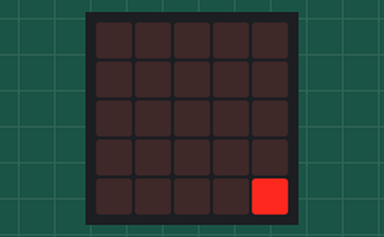
Simulated run of this program. Board: BBC micro:bit (MakeCode). Shown: the board's 5×5 LED display.

Above: at 0.2 s.
At 0.85 s:
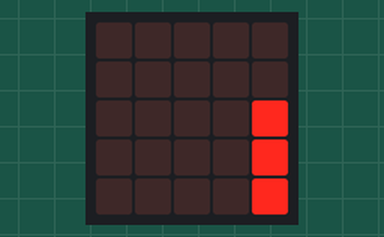
At 1.5 s:
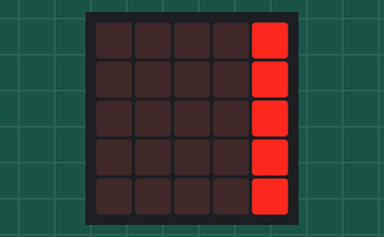
At 3.15 s:
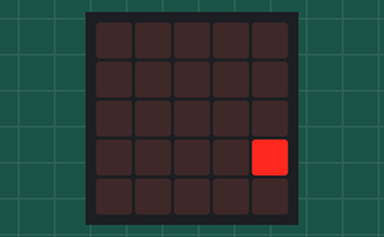
At 4.1 s:
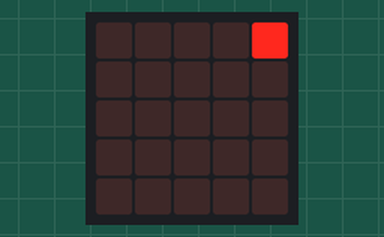
At 5.77 s:
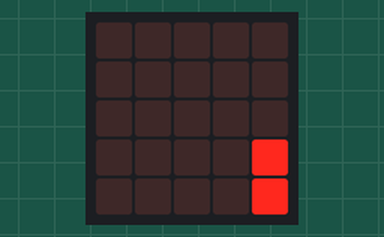

The program:

main.ts
```typescript
basic.forever(function () {
    led.plot(4, 4)
    basic.pause(400)
    led.plot(4, 3)
    basic.pause(300)
    led.plot(4, 2)
    basic.pause(300)
    led.plot(4, 1)
    basic.pause(300)
    led.plot(4, 0)
    basic.pause(400)
    led.unplot(4, 0)
    basic.pause(300)
    led.unplot(4, 1)
    basic.pause(300)
    led.unplot(4, 2)
    basic.pause(300)
    led.unplot(4, 3)
    basic.pause(400)
    basic.clearScreen()
    led.plot(4, 3)
    basic.pause(300)
    basic.clearScreen()
    led.plot(4, 2)
    basic.pause(300)
    basic.clearScreen()
    led.plot(4, 1)
    basic.pause(300)
    basic.clearScreen()
    led.plot(4, 0)
    basic.pause(400)
    basic.clearScreen()
    led.plot(4, 1)
    basic.pause(300)
    basic.clearScreen()
    led.plot(4, 2)
    basic.pause(300)
    basic.clearScreen()
    led.plot(4, 3)
    basic.pause(300)
    basic.clearScreen()
    led.plot(4, 4)
})
```

test.ts
```typescript
// tests gaan hier; deze zal niet worden gecompileerd wanneer dit pakket wordt gebruikt als extensie.
```

Measured:
- by itself, everything shown: repeats every 5.2 s, in 16 steps
- what the display in image 2 shows lasts 0.4 s, from 1.3 s to 1.7 s
